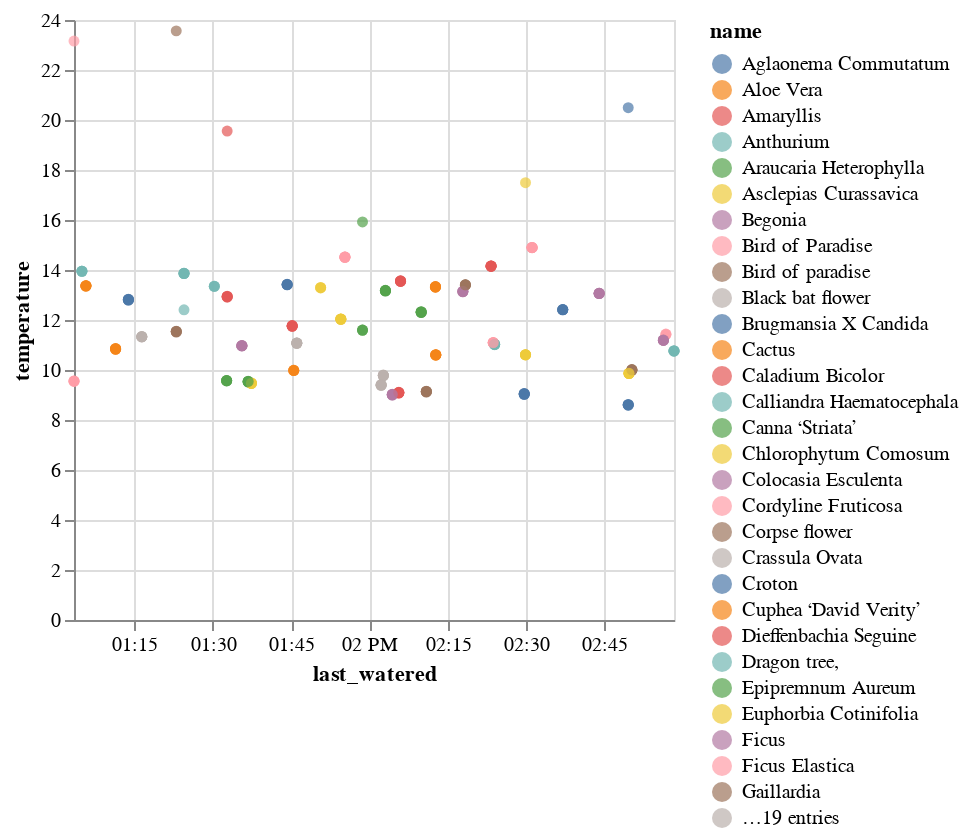

Source (notebook cell):
### Code cell
alt.Chart(plants_data).mark_circle().encode(
    x='last_watered:T',
    y='temperature:Q',
    color = 'name:N'
)

### Figure 1 — Vega-Lite specification as saved in the notebook (floating-point values rounded to 4 significant figures; data arrays with more than 128 entries replaced by an {"elided": "..."} marker saying what was removed)
{"config": {"view": {"continuousWidth": 300, "continuousHeight": 300}}, "data": {"name": "data-bc42838179cc2e4a600eb81cd53c4004"}, "mark": {"type": "circle"}, "encoding": {"color": {"field": "name", "type": "nominal"}, "x": {"field": "last_watered", "type": "temporal"}, "y": {"field": "temperature", "type": "quantitative"}}, "$schema": "https://vega.github.io/schema/vega-lite/v5.15.1.json", "datasets": {"data-bc42838179cc2e4a600eb81cd53c4004": {"elided": "266 records"}}}
